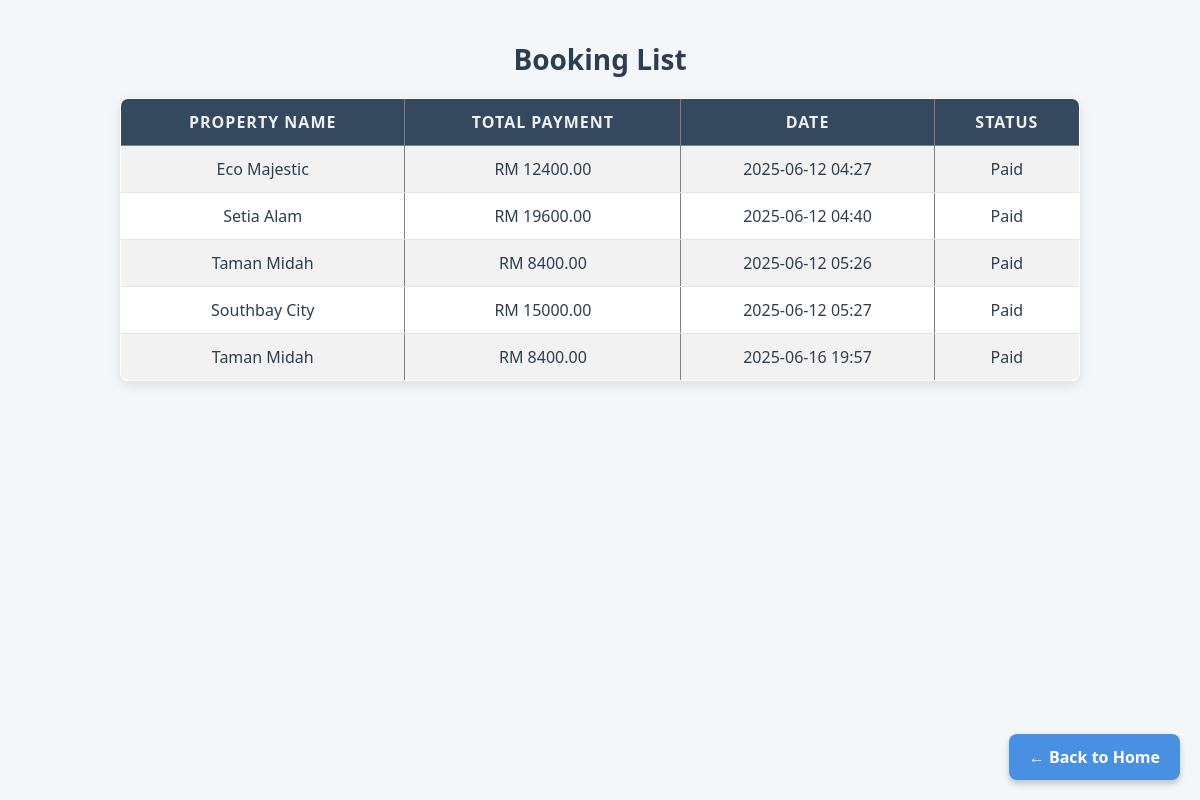
/payment/booking-list/ (signed in), run on an earlier commit of the app's database.
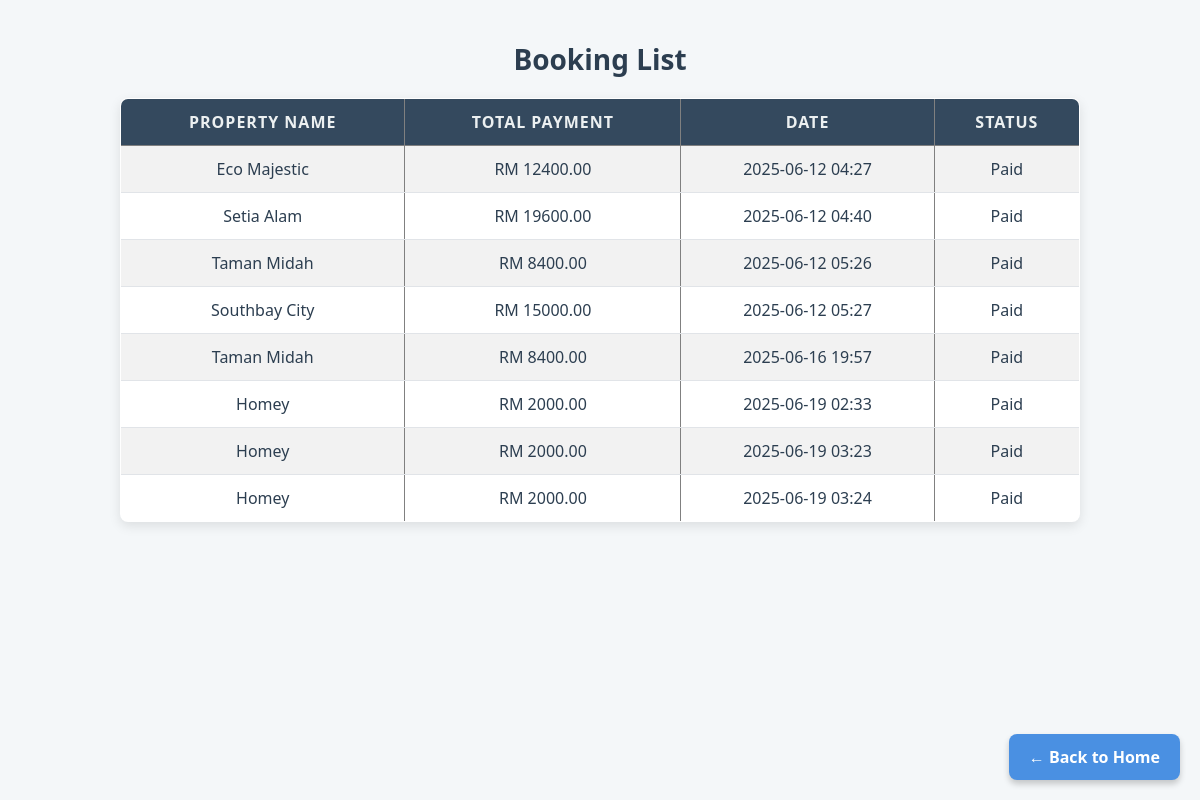
And on a later commit of the database.
### payment/models.py (models this page shows)
class Booking(models.Model):
    property = models.ForeignKey(Property, on_delete=models.CASCADE)
    total_payment = models.DecimalField(max_digits=10, decimal_places=2)
    date = models.DateTimeField()
    status = models.CharField(max_length=20)

### proplistpage/models.py (models this page shows, shortened)
class Property(models.Model):
    LOCATION_CHOICES = [
        ('KUALA LUMPUR', 'Kuala Lumpur'),
        ('SELANGOR', 'Selangor'),
        ('PENANG', 'Penang'),
        ('OTHERS', 'Others'),
    ]
    PROPERTY_TYPE_CHOICES = [
        ('sale', 'For Sale'),
        ('rent', 'For Rent'),
    ]
    user = models.ForeignKey(User, on_delete=models.CASCADE)  # 🔥 Add this line
    title = models.CharField(max_length=100)
    location = models.CharField(max_length=100, choices=LOCATION_CHOICES)
    price = models.DecimalField(max_digits=10, decimal_places=2)
    description = models.TextField()
    address = models.CharField(max_length=200, blank=True)
    detail = models.TextField(blank=True)
    image = models.ImageField(upload_to='property_images/')
    address = models.CharField(max_length=200, blank=True)  # 具体地址
    detail = models.TextField(blank=True)  # 房屋详情
    image = models.ImageField(upload_to='property_images/')
    PROPERTY_TYPE_CHOICES = [
        ('sale', 'For Sale'),
        ('rent', 'For Rent'),
    ]
    type = models.CharField(max_length=10, choices=PROPERTY_TYPE_CHOICES, default='sale')
    is_booked = models.BooleanField(default=False)

### payment/views.py (the view)
# urls.py: path('booking-list/', views.booking_list, name='booking_list'),
@login_required
def booking_list(request):
    bookings = Booking.objects.all()
    return render(request, 'payment/booking_list.html', {'bookings': bookings})

### payment/templates/payment/booking_list.html (shortened to what this page needs)
{% load static %}
<!DOCTYPE html>
<html>
<head>
    <link rel="stylesheet" href="{% static 'main/style.css' %}">
</head>
<body>
<h5 style="text-align:center;">Booking List</h5>
<table border="1" style="margin:auto; border-collapse: collapse;">
    <tr>
        <th>Property Name</th>
        <th>Total Payment</th>
        <th>Date</th>
        <th>Status</th>
    </tr>
    {% for b in bookings %}
    <tr>
        <td>{{ b.property.title }}</td>
        <td>RM {{ b.total_payment|floatformat:2 }}</td>
        <td>{{ b.date|date:"Y-m-d H:i" }}</td>
        <td>{{ b.status }}</td>
    </tr>
    {% endfor %}
</table>
<a href="{% url 'proplistpage:property-list' %}" class="button-back">← Back to Home</a>
</body>
</html>

### main/static/main/style.css (style rules this page uses)
body { font-family: 'Segoe UI', Tahoma, Geneva, Verdana, sans-serif; background-color: #f4f7f9; margin: 0; padding: 0; }
h5 { margin: 40px 0 20px; color: #2c3e50; font-size: 28px; text-align: center; }
table { width: 80%; margin: auto; border-collapse: collapse; background-color: #ffffff; box-shadow: 0 4px 12px rgba(0, 0, 0, 0.1); border-radius: 8px; overflow: hidden; }
table th { background-color: #34495e; color: #ecf0f1; padding: 12px; text-transform: uppercase; letter-spacing: 1px; }
table td { padding: 12px; text-align: center; border-bottom: 1px solid #e1e4e8; color: #2c3e50; }
table tr:nth-child(even) { background-color: #f2f2f2; }
.button-back { position: fixed; bottom: 20px; right: 20px; background-color: #4a90e2; color: white; padding: 12px 20px; border-radius: 8px; text-decoration: none; font-weight: bold; box-shadow: 0 4px 6px rgba(0,0,0,0.2); z-index: 1000; }

What changed in the data, as far as the page shows it:
added Booking: property "Homey", total_payment "2000.00", date "2025-06-19 02:33", status "Paid"
added Booking: property "Homey", total_payment "2000.00", date "2025-06-19 03:23", status "Paid"
added Booking: property "Homey", total_payment "2000.00", date "2025-06-19 03:24", status "Paid"
